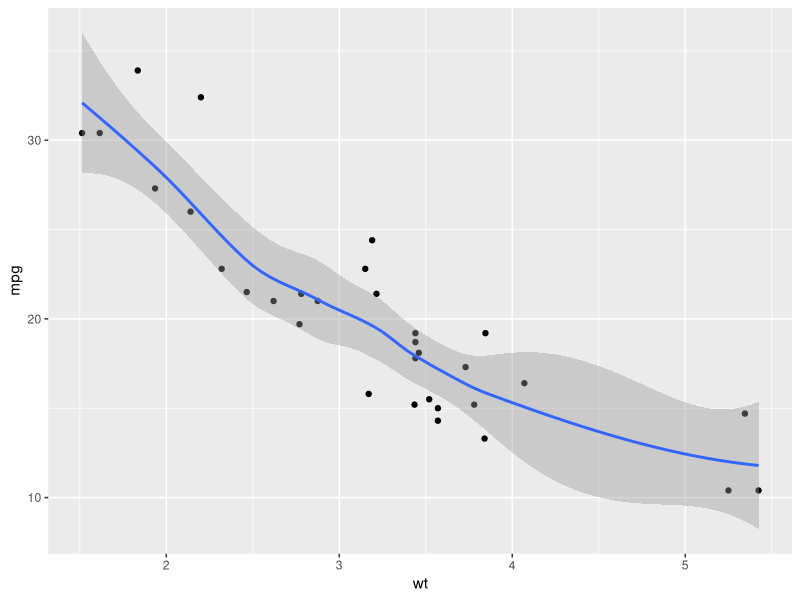
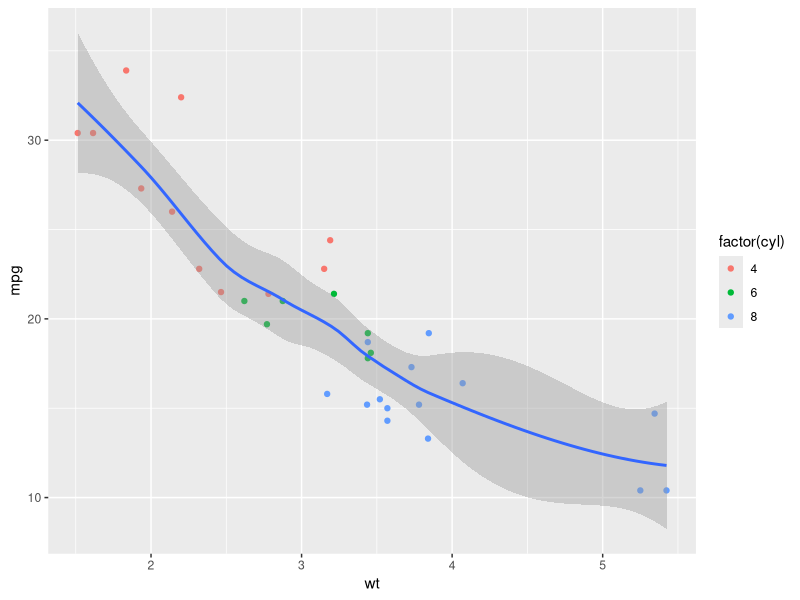

Here is the R script that generated these plots, in order:
## ---- chunk 1
head(mtcars)
## ---- chunk 2
library(ggplot2)
ggplot(data=mtcars,aes(x=wt,y=mpg)) + geom_point() + geom_smooth()
## ---- chunk 3
library(ggplot2)
ggplot(data=mtcars,aes(x=wt,y=mpg)) + geom_point(aes(color=factor(cyl))) + geom_smooth()
## ---- chunk 4
fit = lm(mpg ~ wt + factor(cyl), data=mtcars)
fit$coefficients
